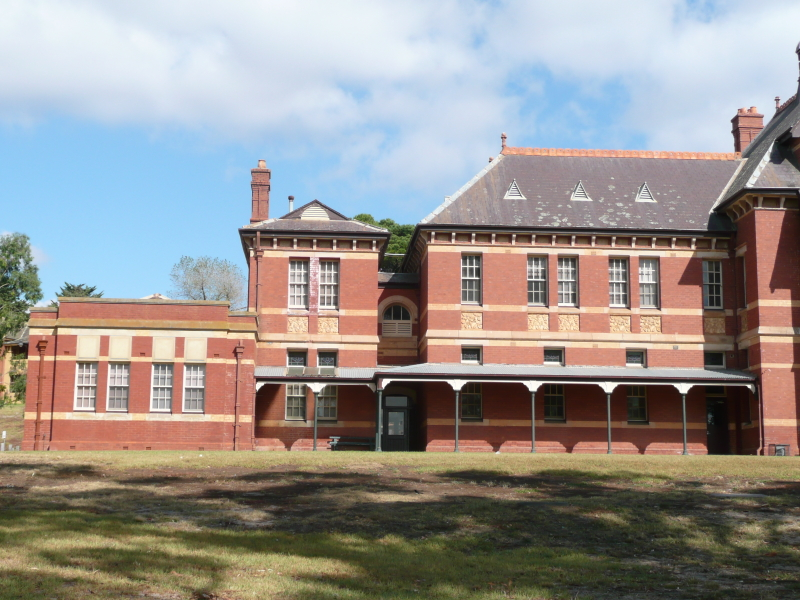
#> input picture imgs/panorama/panorama_1.jpg, 800 x 600 px
$ python stitcher2images.py   (older library calls are emulated)
#> lines starting #> are read from the running program, lines starting #| are printed output that depends on the picture
### stitching/stitcher.py
from pathlib import Path

from cv2 import cv2 as cv
import numpy as np

from .stitcher_settings import WarpingMethod, SeamMethod, BlendingMethod, TrimmingMethod, ExposureCompensationMethod
from utils.algorithms import cylindrical_warp, gain_rbg
from utils.homography import apply_homogeneous


class ImagePatch(object):

    _sift = cv.SIFT_create()

    def __init__(self, path, load=False, do_cylindrical_warp=False):
        self.path = path
        # loading
        self.is_loaded = False
        self.img = None
        self.mask = None
        self.is_described = False
        self.keypoints = None  # keypoints position is updated after assigning the warping
        self.descriptors = None
        self._gray = None
        # warping
        self.has_warp = False
        self.H = None
        self.offset = None
        self.H_without_offset = None
        self.warped_img = None
        self.warped_mask = None
        self.warped_bb = None  # [origin_x, origin_y, ending_x, ending_y], w.r.t. H reference frame
        self.warped_bb_origin = None  # [origin_x, origin_y], w.r.t. H reference frame
        self.warped_bb_ending = None  # [ending_x, ending_y], w.r.t. H reference frame
        self.warped_bb_size = None  # size of the bb after warping
        self.warped_bb_center = None  # [x, y], w.r.t. H reference frame

        if load:
            self.load_and_sift(do_cylindrical_warp)

    def load_and_sift(self, do_cylindrical_warp=False):
#> called with do_cylindrical_warp = False
        if self.is_loaded:
            print(f"Image {self.path} has been already loaded")
            return

        try:
            self.img = cv.imread(self.path, cv.COLOR_BGR2RGB)
#> self.img is the input picture: shape (600, 800, 3); mean B, G, R 142.7, 146.1, 151
            self.mask = np.ones(shape=self.img.shape[0:2], dtype=bool)

        except Exception as ex:
            print(f"Failed to load image {self.path} due to exception:")
            print(ex)

        if do_cylindrical_warp:
            scale = 4
            K = np.eye(3)
            K[0, 0] = 3215 // scale
            K[1, 1] = 3256 // scale
            K[0, 2] = 2175 // scale
            K[1, 2] = 1725 // scale
            K[0, 1] = 10
            img_rgba = cylindrical_warp(self.img, K)
            self.img = img_rgba[:, :, 0:3]
            self.mask = img_rgba[:, :, 3] != 0

        self.is_loaded = True
        self._gray = cv.cvtColor(self.img, cv.COLOR_BGR2GRAY)
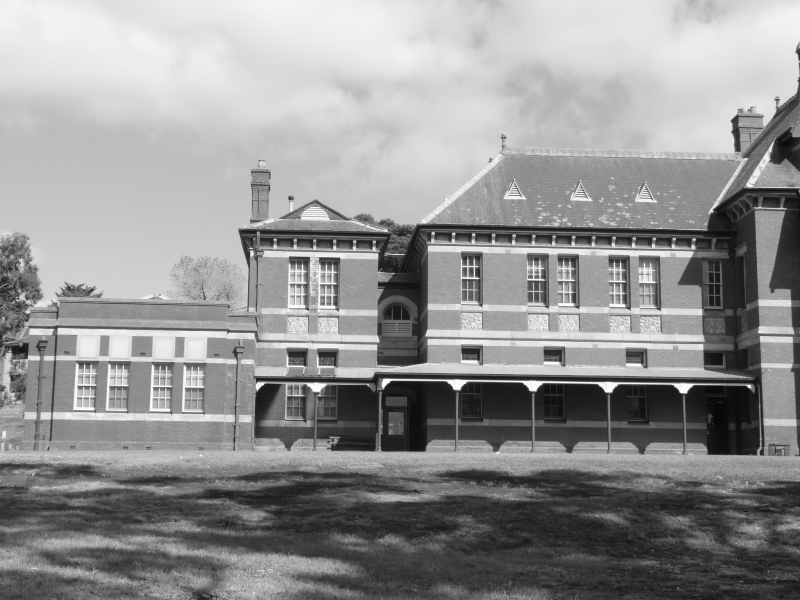
#> self._gray: shape (600, 800); min 8, max 254, mean 147.2
        self.keypoints, self.descriptors = self._sift.detectAndCompute(self._gray, np.uint8(self.mask) * 255)
#> self.keypoints = 2552 keypoints; strongest (x, y, size): (683, 388, 7.4), (533, 386, 7.6), (608, 387, 7.6), (749, 386, 2.8)
#> self.mask: shape (600, 800) bool; every value is 1
        self.is_described = True

    # [65 lines left out: functions assign_warping_matrix, preprocess_warping, apply_warping, not called in this run]


class ImageStitching(object):

    # [258 lines left out: functions __init__, _find_matches, _find_good_matches, add_folder, add_image, _update_training_set and 3 more, not called in this run]

### stitching/stitcher2images.py
import cv2 as cv
import matplotlib.pyplot as plt
import numpy as np

from stitching.stitcher import ImagePatch

# https://docs.opencv.org/3.4/dc/dc3/tutorial_py_matcher.html

img_patch_1 = ImagePatch('../imgs/panorama/panorama_1.jpg', load=True)  # queryImage
img_patch_2 = ImagePatch('../imgs/panorama/panorama_2.jpg', load=True)  # trainImage
#> call 2 of load_and_sift, with do_cylindrical_warp = False
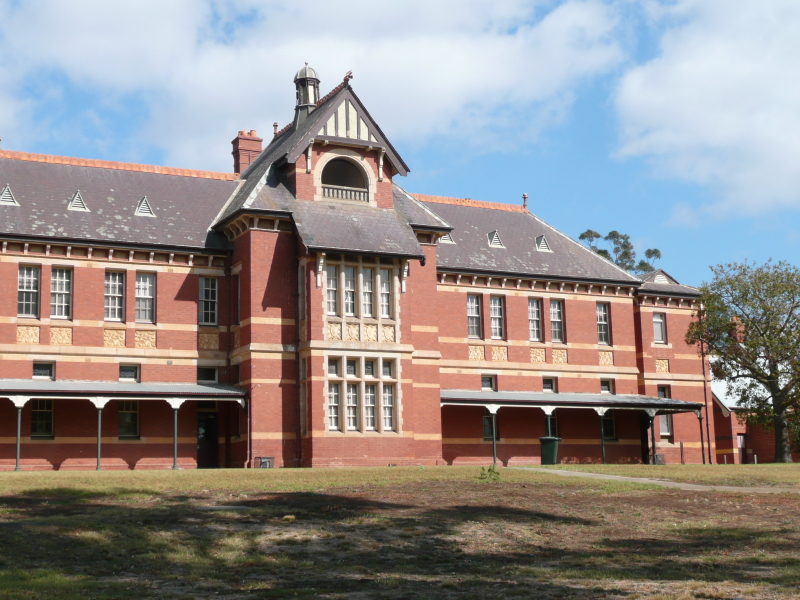
#> input picture imgs/panorama/panorama_2.jpg, 800 x 600 px
#> in load_and_sift, self.img is the input picture: shape (600, 800, 3); mean B, G, R 138.5, 139.8, 145.8
#> in load_and_sift (call 2), `self._gray = cv.cvtColor(self.img, cv.COLOR_BGR2GRAY)`:
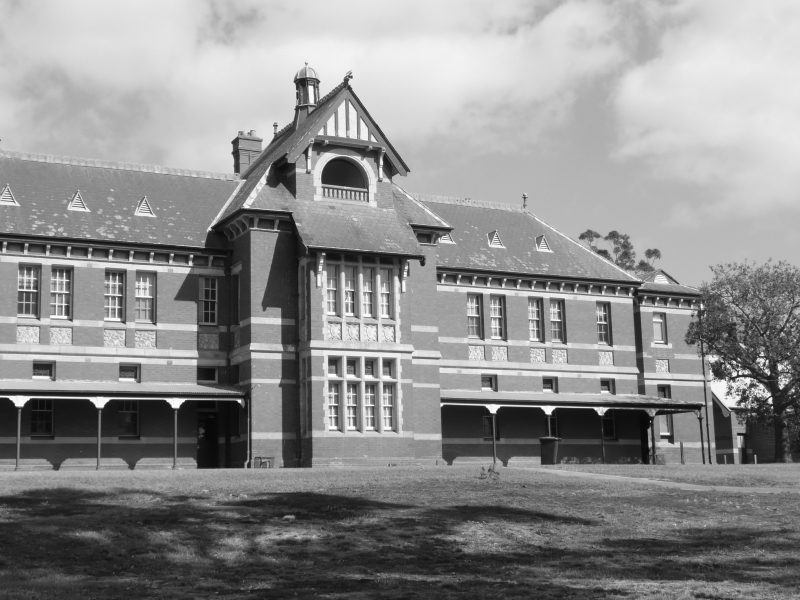
#> self._gray: shape (600, 800); min 7, max 254, mean 141.5
#> in load_and_sift (call 2), `self.keypoints, self.descriptors = self._sift.detectAndCompute(self._g..`: self.keypoints = 3267 keypoints; strongest (x, y, size): (548, 410, 6.2), (100, 402, 7.9), (493, 408, 6.3), (19, 401, 8)

# FLANN parameters
FLANN_INDEX_KDTREE = 1
index_params = dict(algorithm=FLANN_INDEX_KDTREE, trees=5)
search_params = dict(checks=50)  # or pass empty dictionary
flann = cv.FlannBasedMatcher(index_params, search_params)
matches = flann.knnMatch(img_patch_1.descriptors, img_patch_2.descriptors, k=2)
#> matches = 2552 matches
# Need to draw only good matches, so create a mask with ratio test as per Lowe's paper
matchesMask = [[1, 0] if m.distance < 0.7 * n.distance else [0, 0] for m, n in matches]
#> matchesMask = 2552 pairs, first value 0 to 1, second value 0 to 0

draw_params = dict(matchColor=(0, 255, 0),
                   singlePointColor=(255, 0, 0),
                   matchesMask=matchesMask,
                   flags=cv.DrawMatchesFlags_DEFAULT)
#> draw_params = 4 items
img3 = cv.drawMatchesKnn(img_patch_1.img, img_patch_1.keypoints, img_patch_2.img, img_patch_2.keypoints, matches, None, **draw_params)
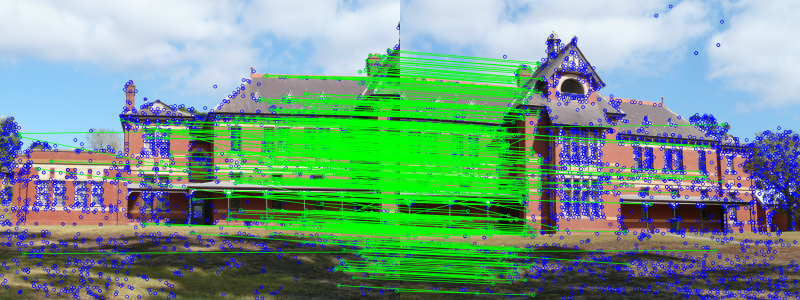
#> img3: shape (600, 1600, 3) (shown at 1/2 size); mean B, G, R 135.7, 154.9, 116.2
plt.imshow(img3), plt.show()


good = []
for m,n in matches:
    if m.distance < 0.7*n.distance:
        good.append(m)
#> after the loop, good = 619 matches

src_pts = np.float32([img_patch_1.keypoints[m.queryIdx].pt for m in good]).reshape(-1, 1, 2)
#> src_pts = 619 rows, first 8: [37.82, 266.5], [38.07, 272.4], [47.43, 506.5], [73.97, 337.2], [102.7, 322.2], [208.8, 355.3], [243.2, 239.4], [280.3, 341.3]
dst_pts = np.float32([img_patch_2.keypoints[m.trainIdx].pt for m in good]).reshape(-1, 1, 2)
#> dst_pts = 619 rows, first 8: [646.1, 248.9], [195.5, 463.6], [631.6, 500.4], [101.6, 444.5], [464.4, 371.2], [72.92, 341.7], [309.7, 455.1], [26.47, 352.8]
M, mask = cv.findHomography(src_pts, dst_pts, cv.RANSAC, 5.0)
#> M = [[1.34, -0.0542, -669.2], [0.169, 1.28, -91.46], [0.000425, -8.8e-06, 1]]; mask = 619 values, max 1 at index 71, min 0 at index 0, mean 0.792
matchesMask = mask.ravel().tolist()
#> matchesMask has the same summary as mask
h, w, d = img_patch_1.img.shape
#> h = 600; w = 800; d = 3
pts = np.float32([[0, 0], [0, h - 1], [w - 1, h - 1], [w - 1, 0]]).reshape(-1, 1, 2)
#> pts = [[0, 0], [0, 599], [799, 599], [799, 0]]
dst = cv.perspectiveTransform(pts, M)
#> dst = [[-669.2, -91.46], [-705.4, 676.2], [276.4, 605], [299.5, 32.34]]
img2 = cv.polylines(img_patch_2.img, [np.int32(dst)], True, 255, 3, cv.LINE_AA)

draw_params = dict(matchColor=(0, 255, 0),  # draw matches in green color
                   singlePointColor=None,
                   matchesMask=matchesMask,  # draw only inliers
                   flags=2)
img3 = cv.drawMatches(img_patch_1.img, img_patch_1.keypoints, img_patch_2.img, img_patch_2.keypoints, good, None, **draw_params)
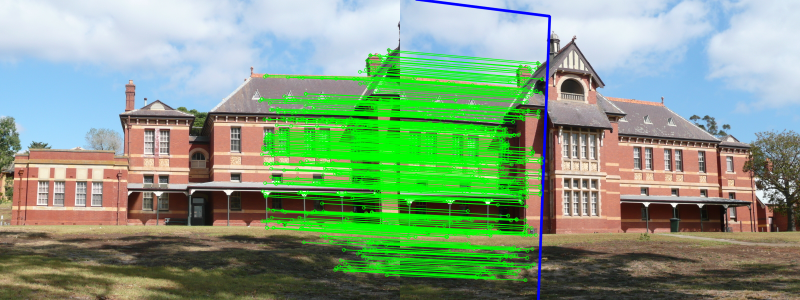
#> img3: shape (600, 1600, 3) (shown at 1/2 size); mean B, G, R 128.8, 158.3, 131.4
plt.imshow(img3, 'gray'), plt.show()
